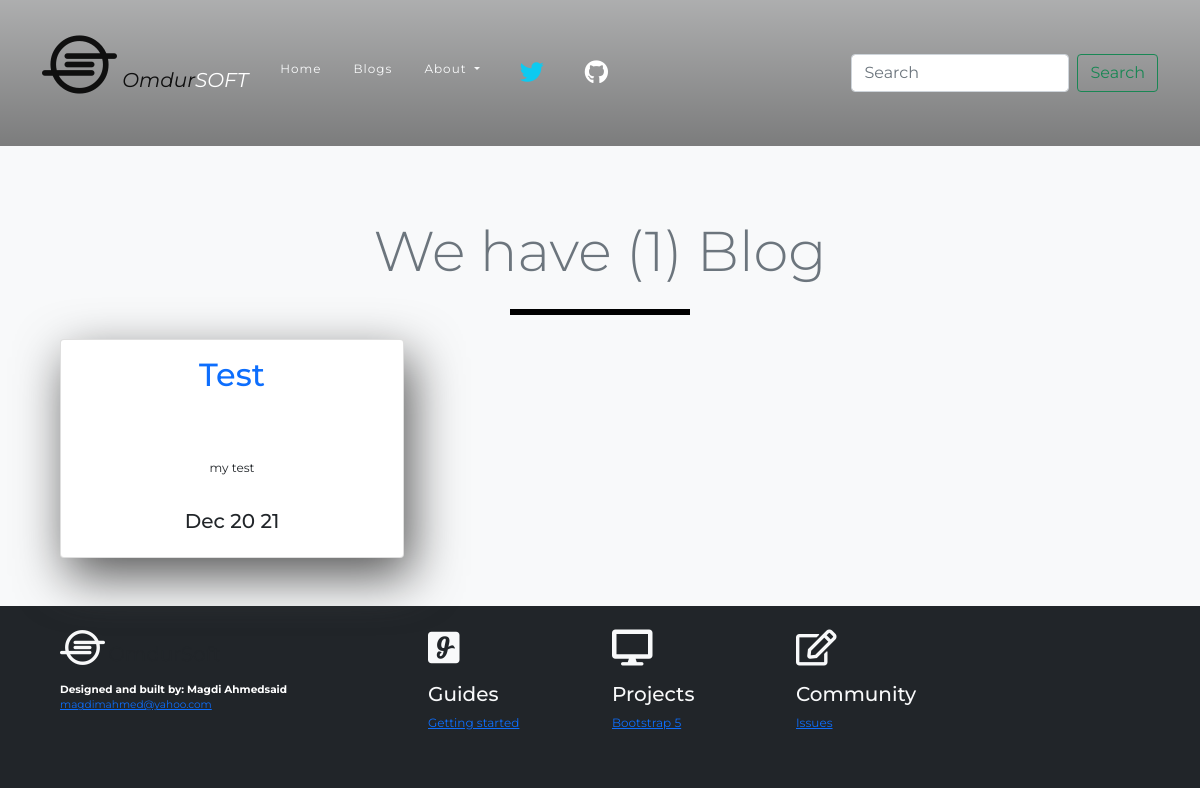
The page /blog/ on the database as committed earlier.
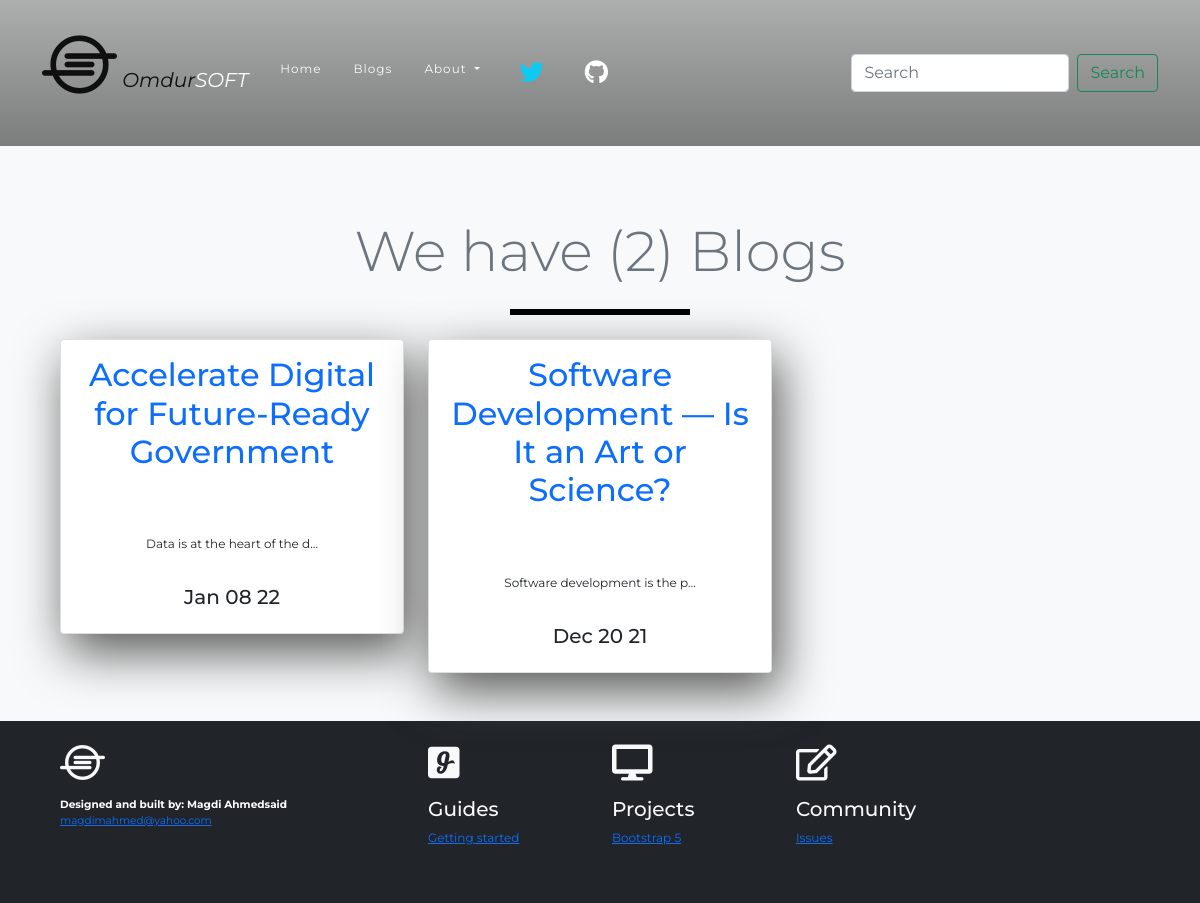
The same page on the database as committed later.
### blog/models.py (models this page shows, shortened)
class Blog(models.Model):
    title = models.CharField(max_length=200)
    description = models.TextField(max_length=700)
    date = models.DateField()

### blog/views.py (the view)
# urls.py: path('', views.all_blogs, name='all_blogs'),
def all_blogs(request):
    blogs = Blog.objects.order_by('-date')[:5]
    return render(request, 'blog/all_blogs.html', {'blogs': blogs})

### blog/templates/blog/all_blogs.html
{% extends 'portfolio/base.html'%}
{% block content %}
<section class="bg-light text-center p-5">
  <div class="container-fluid">
    <div class="row text-muted text-center">
      <div class="col m-4">
       <h1 class="display-4 mb-4">We have ({{blogs.count}}) Blog{{blogs.count|pluralize}}</h1>
       <div class="underline_dark mx-auto"></div>
      </div>
    </div>
    <div class="row">
{% for blog in blogs %}
     <div class="col-lg-4">
       <div class="card card-1">
         <div class="card-body">
       <a class="text-decoration-none" href="{% url 'blog:detail' blog.id %}"><h2 class="mb-5">{{blog.title}}</h2></a>
       <p class="text-dark py-3">{{blog.description| striptags |truncatechars:30}}</p>
       <h5>{{blog.date|date:'M d y'}}</h5>
      </div>
     </div>
     </div>
{% endfor %}
</div>
</div>
</section>
{% endblock %}

Rows that differ between the two databases and show on the page:
added Blog: title "Accelerate Digital for Future-Ready Government", description "Data is at the heart of the d…", date "Jan 08 22"
changed Blog "Dec 20 21": title "Test" → "Software Development — Is It an Art or Science?"; description "my test" → "Software development is the p…"
Other text that changed with them:
{{ blogs.count }}: "1" → "2"
